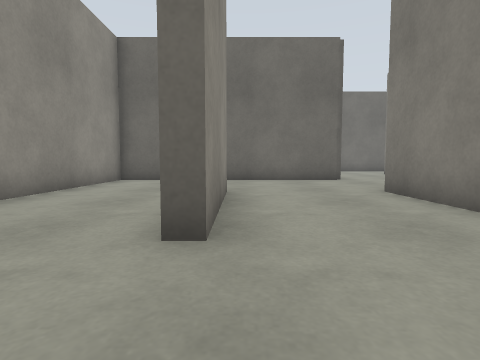
View 1 (above)

20 first-person views from a walk through a world built for the Gazebo simulator. The camera is 0.72 m above the floor, tilts 4° down and sees 80° across. The floor is counted in squares, 1 m on a side. Each view is taken from the middle of a square. On the plan, view 1 faces up. The plan holds only what a view shows up to about 10 squares ahead; the rest is blank. The place goes on beyond the plan. The robots in the file are not drawn. Surface patterns are stand-ins for the level's own textures.

View 2
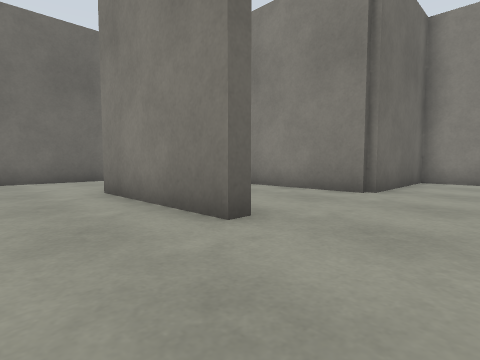

View 3
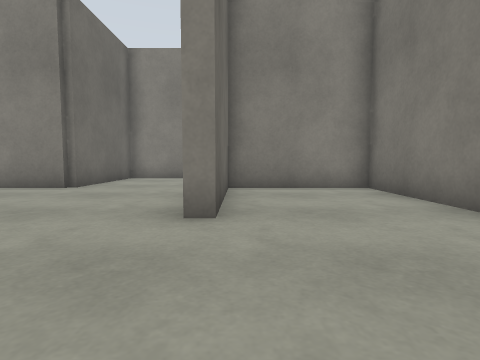

View 4
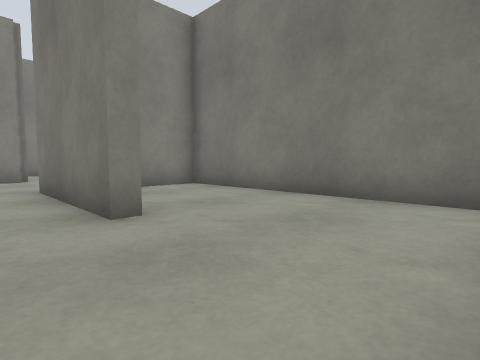

View 5
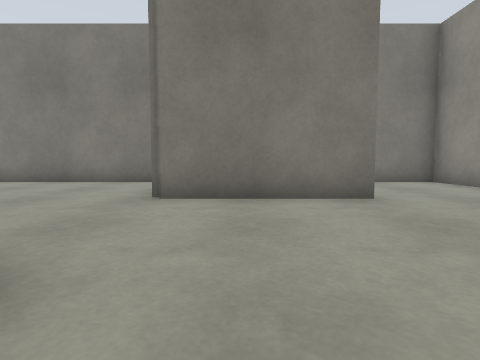

View 6
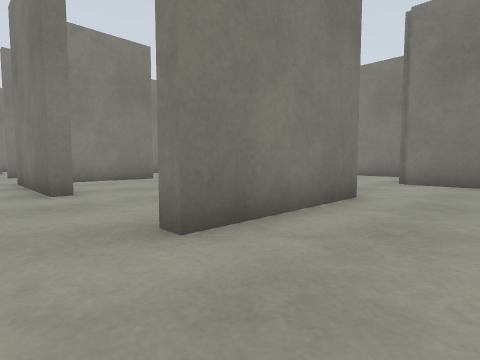

View 7
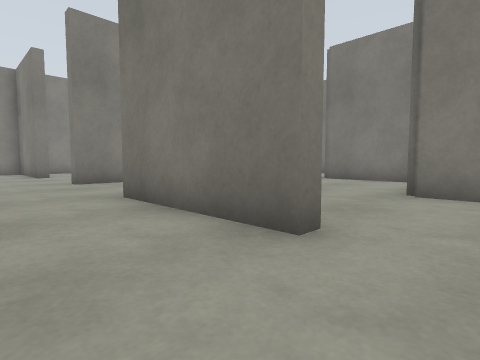

View 8
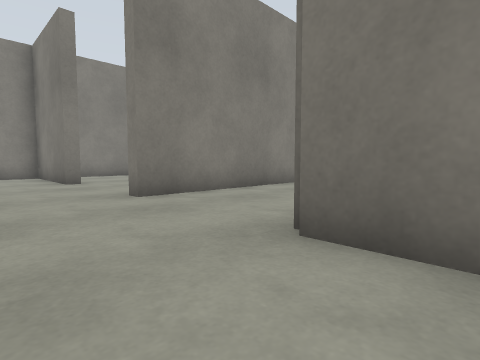

View 9
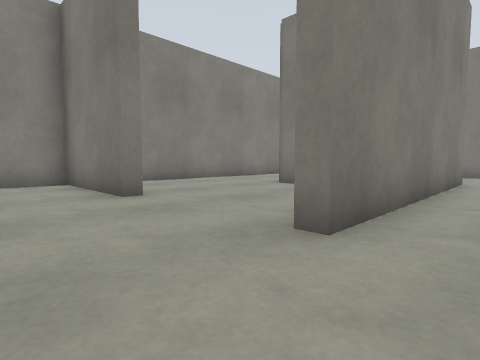

View 10
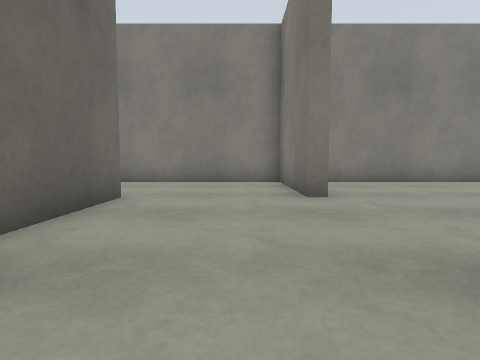

View 11
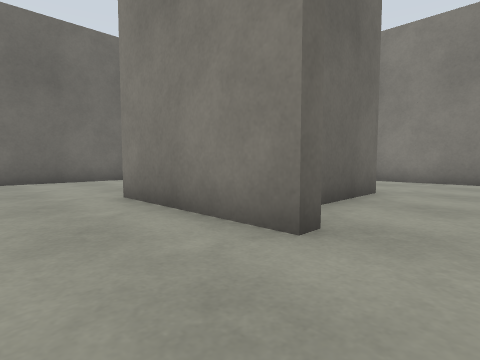

View 12
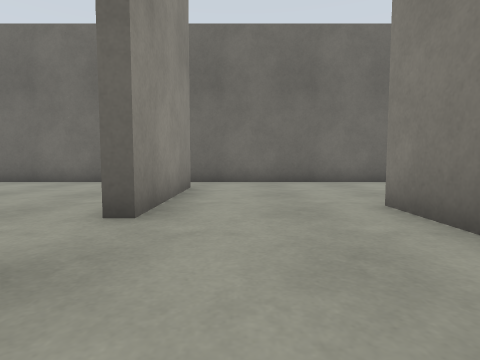

View 13
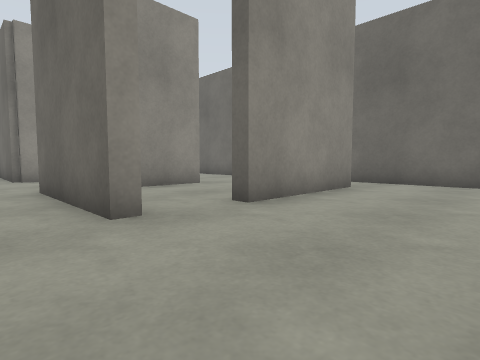

View 14
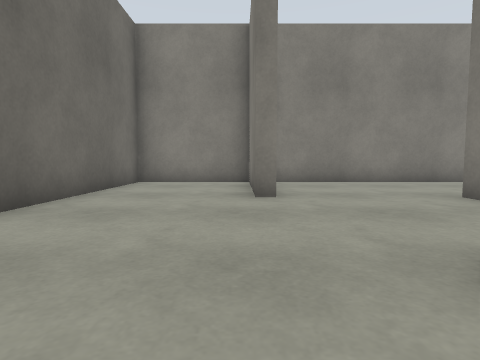

View 15
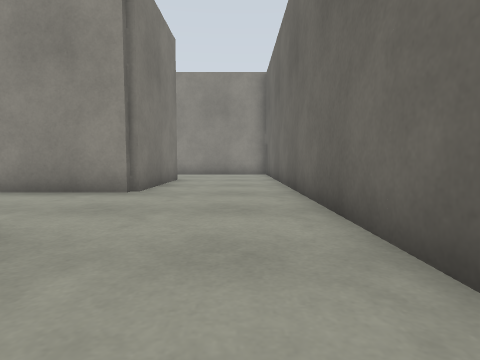

View 16
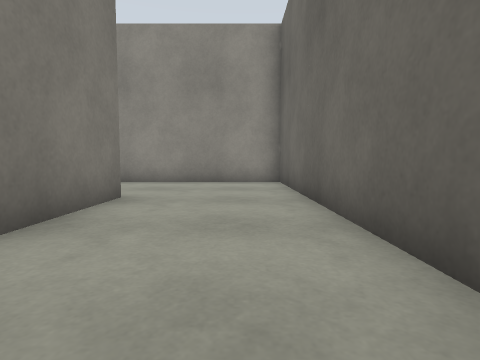

View 17
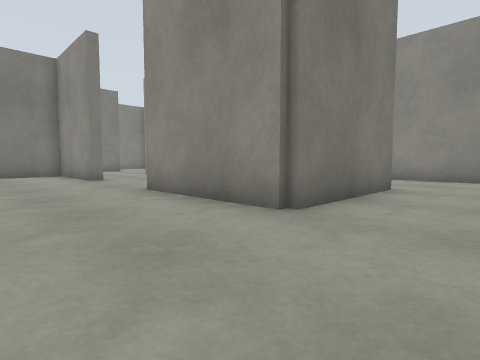

View 18
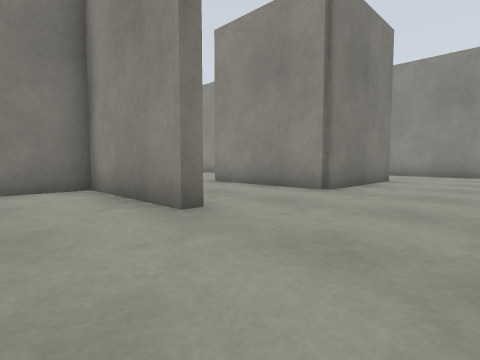

View 19
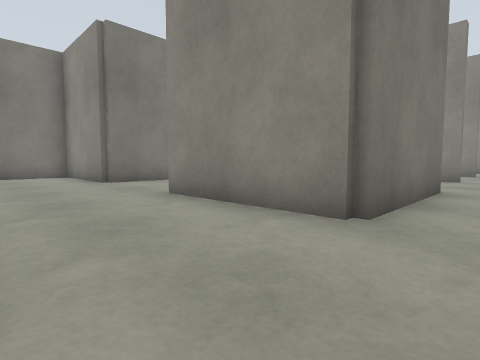

View 20
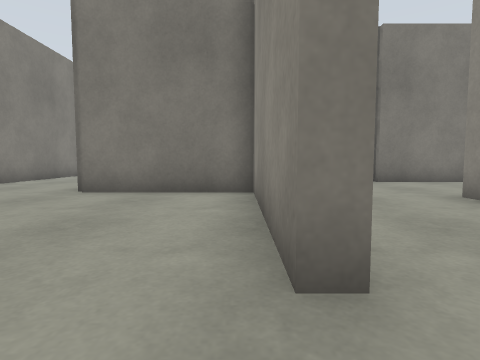

### Floor plan
Points are (right, up) in squares from view 1. A wall is a line through its corners. A room is listed if a view was taken in it or the views show most of it. See-through windows are left out.
Room 1 (views 1, 2, 3, 4, 5, 6, 7, 8, 9, 10, 11, 12, 13, 14, 15, 16, 17, 18, 19, 20)
walls: (7.5, 6.3) (7.5, 6.7) (11.7, 6.7) (11.7, 2.5); (11.3, 4) (11.3, 5.4); (11.5, 10.8) (11.5, 10.3) (7.5, 10.3); (6.5, 2.7) (7.5, 2.7); (15.8, 9.5) (15.3, 9.5) (15.3, 13.5); (7.3, 0.9) (7.3, 2.3) (3.3, 2.3) (3.3, 6.5) (3.7, 6.5) (3.7, 6); (7.2, 14.5) (7.7, 14.5) (7.7, 10.7) (9.4, 10.7); (8.6, -1.3) (11.7, -1.3) (11.7, -3); (7.3, -1.6) (7.3, -0.9); (19.5, 6.3) (19.5, 6.7) (23.3, 6.7) (23.3, 13.9); (19, 10.7) (19.5, 10.7); (11.7, 16.6) (11.7, 12.5) (11.2, 12.5); (15.3, -1.5) (15.3, 6.5) (15.7, 6.5) (15.7, 1.7) (19.5, 1.7); (19.6, 10.3) (16.6, 10.3); (-0.3, 6.4) (-0.3, 2.5) (-0.7, 2.5) (-0.7, 6.5); (8.5, 18.3) (-4.3, 18.3) (-4.3, 13); (19.5, 14.3) (19.5, 14.7) (22.6, 14.7); (-0.6, 14.7) (3.7, 14.7) (3.7, 10.3) (-2.1, 10.3); (4.7, -5.3) (9.9, -5.3); (-4.3, 10.1) (-4.3, 5); (23.3, 14.6) (23.3, 18.3) (10.9, 18.3); (23.3, -2.1) (23.3, 5.1); (-4.3, -3.5) (-4.3, -5.3) (3.3, -5.3) (3.3, -1.7) (-0.5, -1.7) (-0.5, -1.3) (3.5, -1.3)

Positions as (right, up) in squares from view 1, and headings:
1: (0, 0), facing up
2: (-3, 0), facing up-right
3: (-4, -2), facing right
4: (-4, 0), facing down-right
5: (2, 4), facing down
6: (1, 8), facing down-right
7: (6, 9), facing down-right
8: (10, 9), facing down-right
9: (14, 9), facing down-right
10: (14, 8), facing right
11: (13, 8), facing up-right
12: (13, 9), facing up
13: (15, 9), facing up-left
14: (14, 15), facing right
15: (10, 17), facing left
16: (5, 17), facing left
17: (7, 17), facing down-left
18: (10, 18), facing down-left
19: (15, 8), facing down-left
20: (16, 8), facing down
